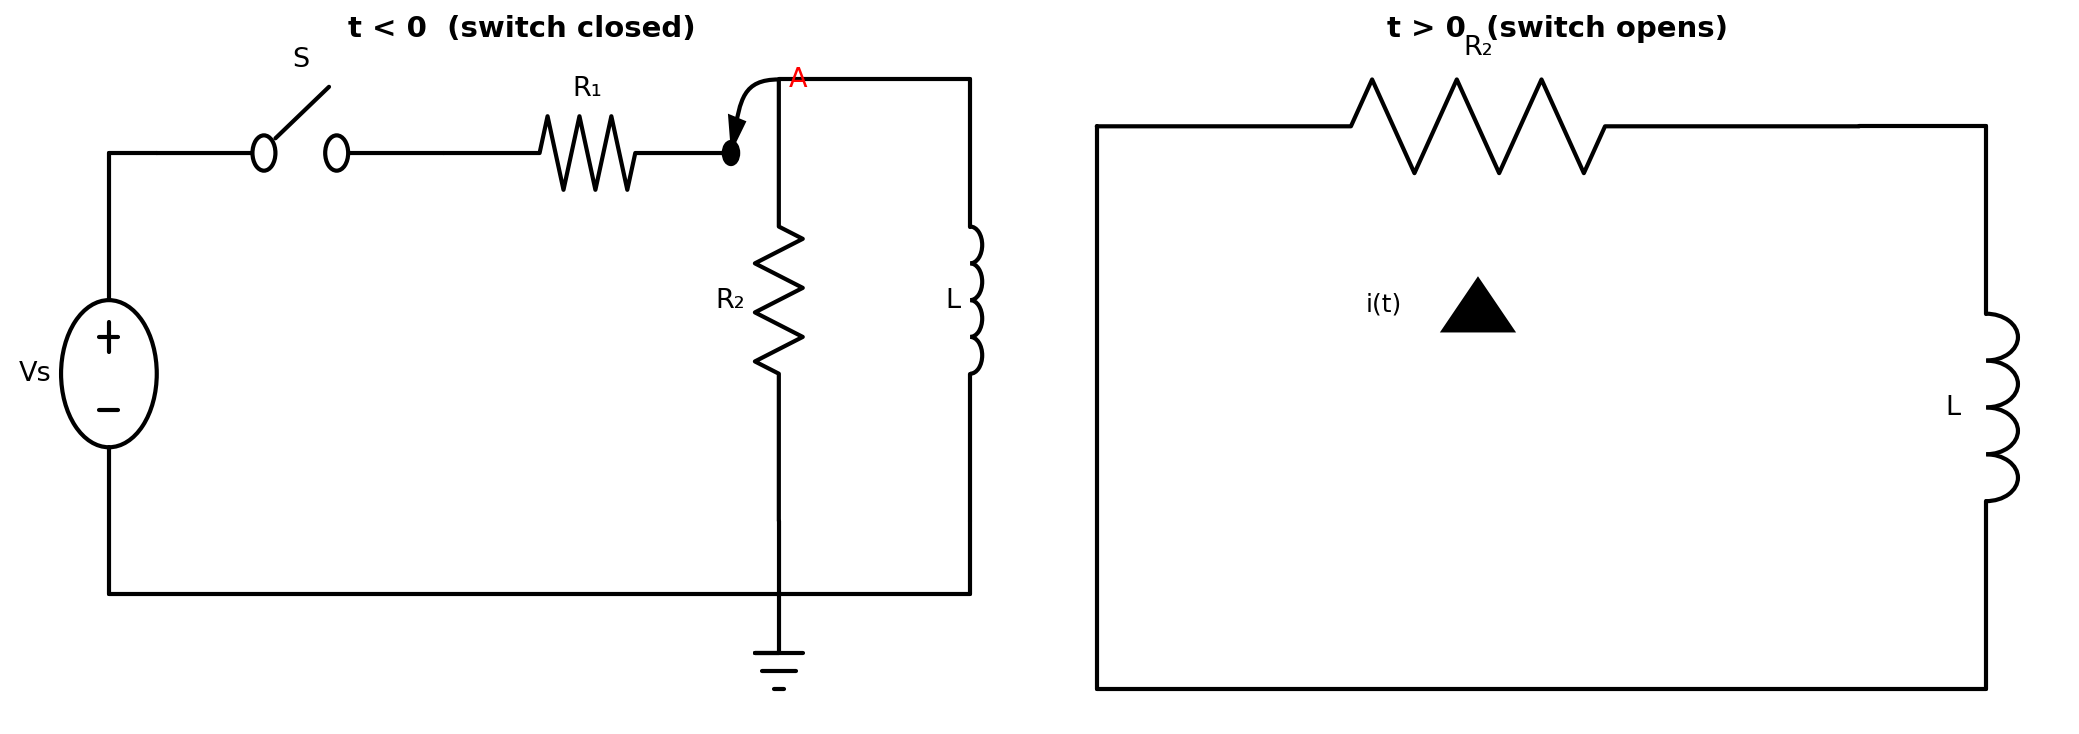

This chart was generated by the following Python code:
"""
Q4-V2: RL Circuit with Switch Opening
Pre-switch (t<0): Vs → S → R1 → Node A, R2 and L in parallel to ground.
Post-switch (t>0): Switch opens, source disconnected. R2 and L in series loop.
Shows both circuit states side by side.
"""
import matplotlib
matplotlib.use('Agg')
import matplotlib.pyplot as plt
import schemdraw
import schemdraw.elements as elm

fig, (ax1, ax2) = plt.subplots(1, 2, figsize=(14, 5))

# Pre-switch circuit (t < 0)
ax1.set_title('t < 0  (switch closed)', fontsize=14, fontweight='bold')
with schemdraw.Drawing(canvas=ax1) as d:
    d.config(unit=3, fontsize=13, font='sans-serif')

    source = d.add(elm.SourceV().up().label('Vs'))
    d += elm.Line().right().length(0.5).at(source.end)
    sw = d.add(elm.Switch().right().label('S'))
    d += elm.Resistor().right().label('R₁')

    nodeA = d.add(elm.Dot())
    d.add(elm.Annotate().at(nodeA.center).delta(0.5, 0.5).label('A', color='red', fontsize=13))

    # R2 branch
    d.push()
    d += elm.Resistor().down().label('R₂')
    d += elm.Line().down().length(0.5)
    d.pop()

    # L branch in parallel
    d += elm.Line().right().length(2)
    d += elm.Inductor().down().label('L')
    d += elm.Line().down().length(0.5)

    d += elm.Line().left().length(2)
    d += elm.Ground()
    d += elm.Line().left().tox(source.start)
    d += elm.Line().up().toy(source.start)

ax1.axis('off')

# Post-switch circuit (t > 0)
ax2.set_title('t > 0  (switch opens)', fontsize=14, fontweight='bold')
with schemdraw.Drawing(canvas=ax2) as d:
    d.config(unit=3, fontsize=13, font='sans-serif')

    # No source — just R2 and L in a loop
    r2 = d.add(elm.Resistor().right().label('R₂'))
    d += elm.Line().right().length(0.5)
    ind = d.add(elm.Inductor().down().label('L'))
    d += elm.Line().left().length(3.5)
    d += elm.Line().up().toy(r2.start)

    d.add(elm.CurrentLabelInline(direction='in').at(r2.center).label('i(t)', fontsize=12))

    d += elm.Ground().at(ind.end)

ax2.axis('off')

plt.tight_layout()
plt.savefig('q4_v2_rl_switch.svg', format='svg', bbox_inches='tight')
plt.savefig('q4_v2_rl_switch.png', format='png', dpi=150, bbox_inches='tight')
plt.close()
